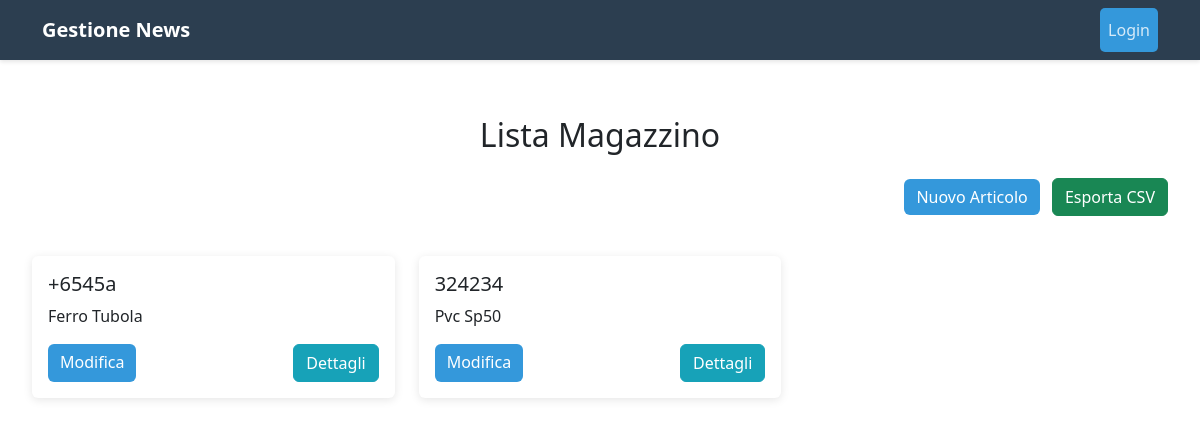
The page /aziende/magazzino/ on the database as committed earlier.
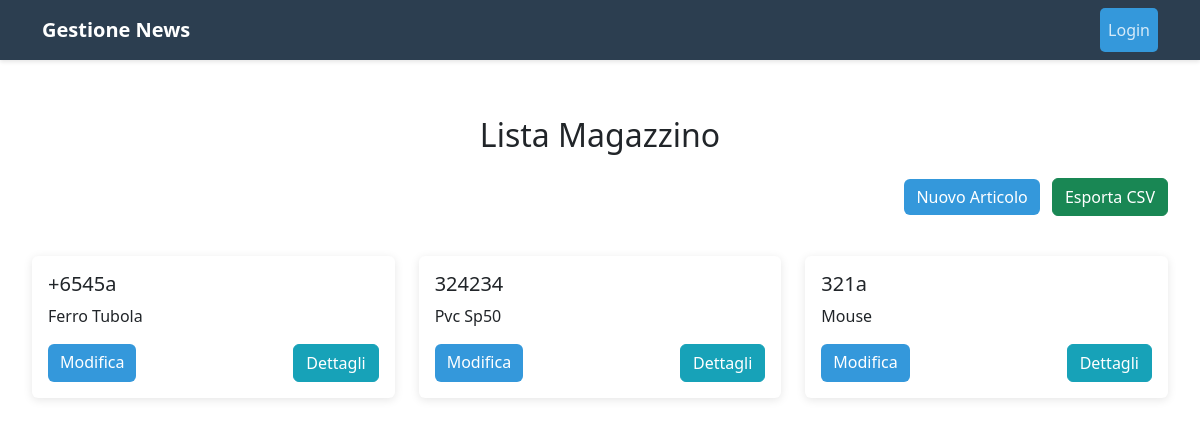
The same page on the database as committed later.
### News/models.py (models this page shows, shortened)
class Magazzino(models.Model):
    codice_art = models.CharField(max_length=12, blank=False, null=False)
    descrizione = models.CharField(max_length=12, blank=False, null=False)
    qta_sotto_scorta = models.IntegerField()
    qta = models.IntegerField()
    valore_unitario = models.IntegerField()
    ut_registrazione = models.ForeignKey(Utente, on_delete=models.CASCADE, related_name='Ut_magazzino')
    Fornitore = models.ForeignKey(Fornitore, on_delete=models.CASCADE, related_name='FMagazzino')
    class Meta:
        verbose_name = 'Magazzino'
        verbose_name_plural = 'Magazzini'

### News/views.py (the view)
# urls.py: path('magazzino/', magazzino, name='magazzino'),
def magazzino(request):
    magazzino = Magazzino.objects.all()
    context = {
        'magazzino':magazzino,
    }
    return render(request, 'News/MagazzinoList.html', context)

### News/templates/News/MagazzinoList.html (shortened to what this page needs)
{% extends 'News/base.html' %}
{% block content %}
<div class="row">
    <div class="col-12 mb-4">
        <h2 class="text-center mb-4">Lista Magazzino</h2>
        <div class="text-end mb-3">
            <a href="{% url 'insert-articolo' %}" class="btn btn-primary me-2">Nuovo Articolo</a>
            <a href="{% url 'export-articolo' %}" class="btn btn-success">Esporta CSV</a>
        </div>
    </div>
    {% for mag in magazzino %}
    <div class="col-md-6 col-lg-4 mb-4">
        <div class="card">
            <div class="card-body">
                <h5 class="card-title">{{ mag.codice_art }}</h5>
                <p class="card-text">{{ mag.descrizione|truncatewords:20 }}</p>
                <div class="d-flex justify-content-between">
                    <a href="{% url 'update-articolo' mag.pk %}" class="btn btn-primary">Modifica</a>
                    <a href="{% url 'magazzino-detail' mag.pk %}" class="btn btn-info text-white">Dettagli</a>
                </div>
            </div>
        </div>
    </div>
    {% empty %}
    <div class="col-12">
        <p class="text-center">Nessun articolo presente</p>
    </div>
    {% endfor %}
</div>
{% endblock %}

Rows that differ between the two databases and show on the page:
added Magazzino: codice_art "321a", descrizione "Mouse"
